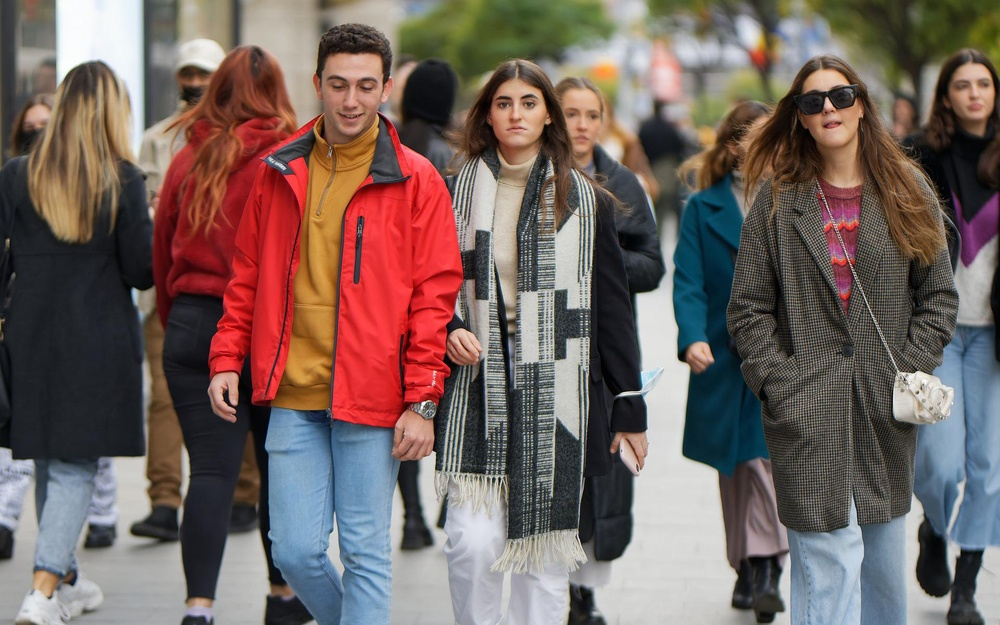
#> input picture Projects/photo-portrait-right-protection/walking.jpg, 1000 x 625 px, shrunk from 1920 x 1200 before the run
$ jupyter execute photo-portrait-right-protection.ipynb
#> lines starting #> are read from the running program, lines starting #| are printed output that depends on the picture
[cell 1]
import cv2
import numpy as np
import matplotlib.pyplot as plt

[cell 2]
# copyright free iamge from pixabay
img = cv2.imread('walking.jpg')
#> img is the input picture: shape (625, 1000, 3); mean B, G, R 95.1, 99.3, 116.1
img = cv2.cvtColor(img,cv2.COLOR_BGR2RGB)

[cell 3]
plt.imshow(img)

[cell 4]
face_cascade = cv2.CascadeClassifier('haarcascade_frontalface_default.xml')

[cell 5]
def detect_and_blur_face(img):
    img_copy = img.copy()
    face_rects = face_cascade.detectMultiScale(img_copy,scaleFactor=1.3,minNeighbors=5)
#> face_rects = [[947, 66, 50, 50], [554, 93, 57, 57], [483, 78, 67, 67], [310, 54, 84, 84], [788, 69, 80, 80]]
    for (x,y,w,h) in face_rects:
        cv2.rectangle(img_copy,(x,y),(x+w,y+h),(0,0,255),5)

        roi = img_copy[y:y+h,x:x+w]
        blurred_roi = cv2.medianBlur(roi,39)

        img_copy[y:y+h,x:x+w] = blurred_roi
#> this loop made 5 passes
#> pass 1, in detect_and_blur_face, `roi = img_copy[y:y+h,x:x+w]`:
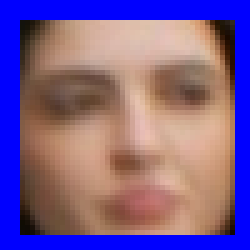
#> roi: shape (50, 50, 3) (shown 5 times larger); mean R, G, B 123.2, 93.4, 143.8
#> pass 1, in detect_and_blur_face, `blurred_roi = cv2.medianBlur(roi,39)`:
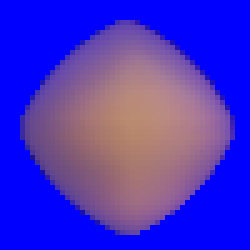
#> blurred_roi: shape (50, 50, 3) (shown 5 times larger); mean R, G, B 69.9, 49.6, 197.8
#> pass 2, in detect_and_blur_face, `roi = img_copy[y:y+h,x:x+w]`:
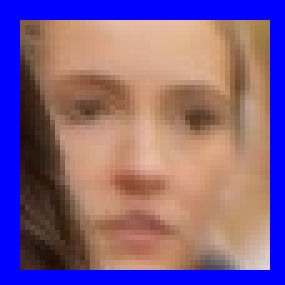
#> roi: shape (57, 57, 3) (shown 5 times larger); mean R, G, B 129.1, 96.7, 135.4
#> pass 2, in detect_and_blur_face, `blurred_roi = cv2.medianBlur(roi,39)`:
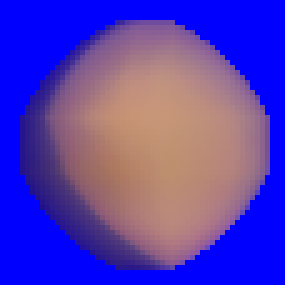
#> blurred_roi: shape (57, 57, 3) (shown 5 times larger); mean R, G, B 86, 61.8, 180.8
#> after the loop:
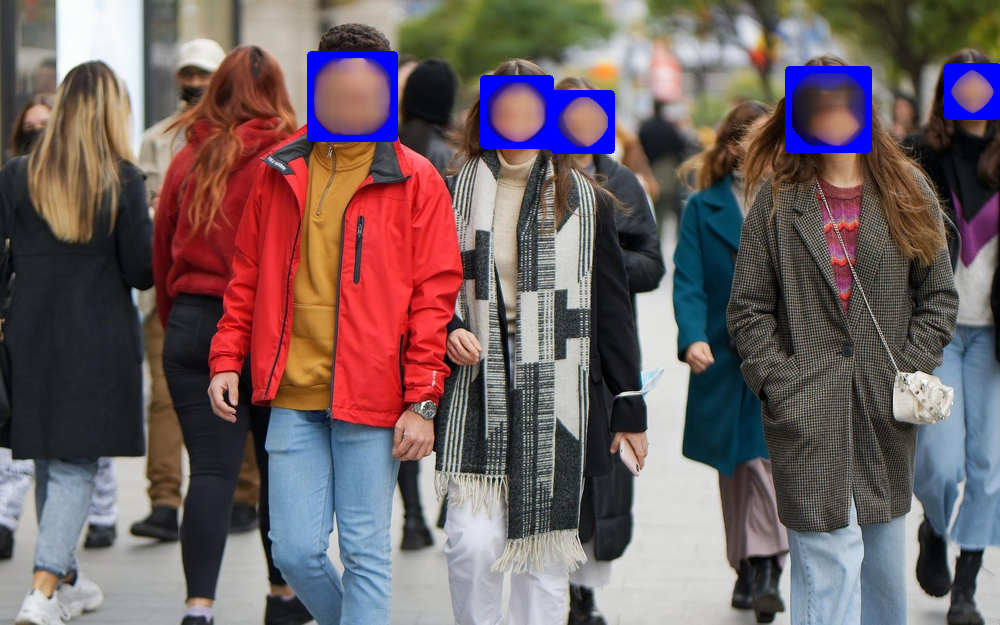
#> img_copy: shape (625, 1000, 3); mean R, G, B 113.2, 97, 99.3
#> after the loop:
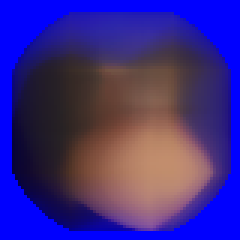
#> roi: shape (80, 80, 3) (shown 3 times larger); mean R, G, B 60.2, 42.3, 135

    return img_copy
